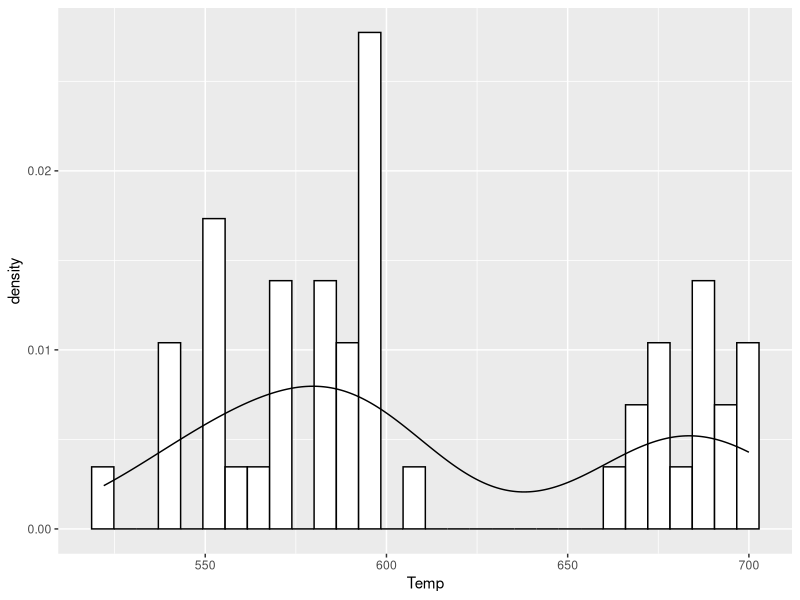

Recreate this plot in R.
## ---- chunk 1
library(knitr)
library(ggplot2)
opts_chunk$set(echo = TRUE)
## ---- chunk 2
cong <- read.csv(file="data/Sinclair 2011-2012 Conglomerates.csv", header=TRUE, na.strings=NA)
## ---- chunk 3
str(cong)
head(cong)
## ---- chunk 4
p<-ggplot(cong, aes(x=Temp)) + 
      geom_histogram(aes(y=..density..), color="black", fill="white") +
      geom_density()
p
